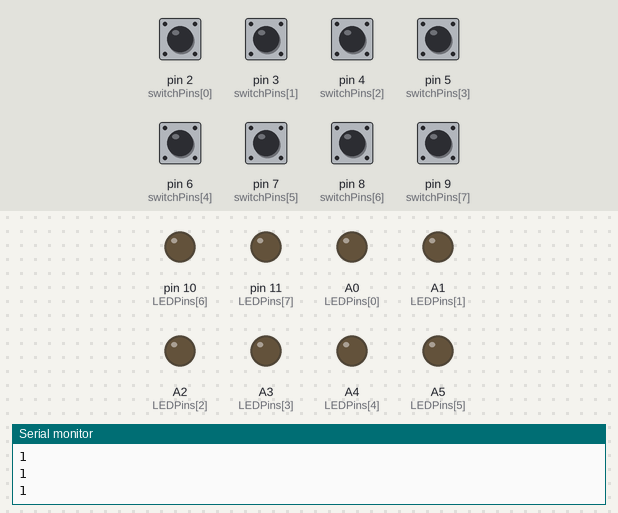
A sketch run on a simulated Arduino Uno, built with avr-gcc and run on an emulated ATmega328P. On the bench: output pins drawn as LEDs (lit = HIGH), the last lines printed to the serial monitor. The inputs (shaded band) are chosen by the test bench; at power-on: pin 2 (switchPins[0]), pin 3 (switchPins[1]), pin 4 (switchPins[2]), pin 5 (switchPins[3]), pin 6 (switchPins[4]), pin 7 (switchPins[5]), pin 8 (switchPins[6]), pin 9 (switchPins[7]) HIGH.

Above: at 4.8 s.
4.9 s: pin 2 (switchPins[0]) pulled LOW for 1 s
At 7.2 s:
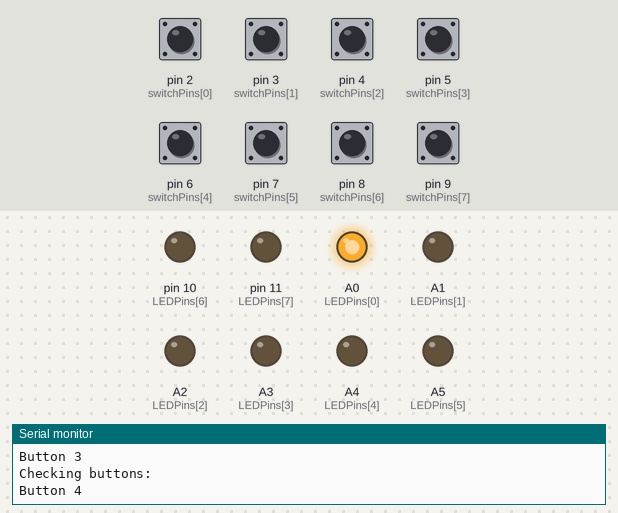
7.9 s: pin 3 (switchPins[1]) pulled LOW for 1 s
At 10.4 s:
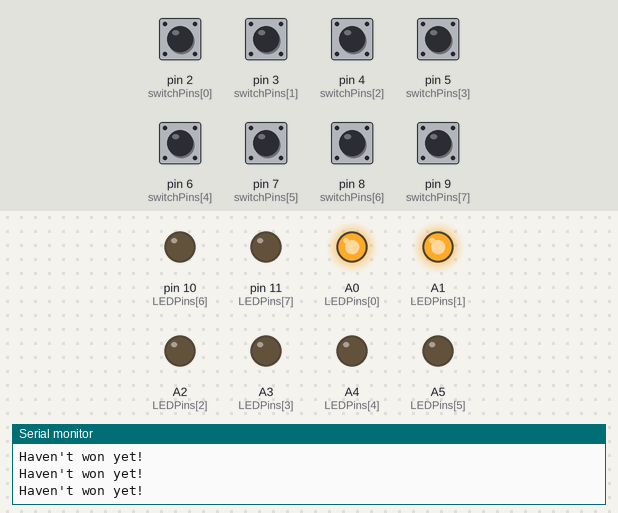
11.0 s: pin 4 (switchPins[2]) pulled LOW for 1 s
At 13.7 s:
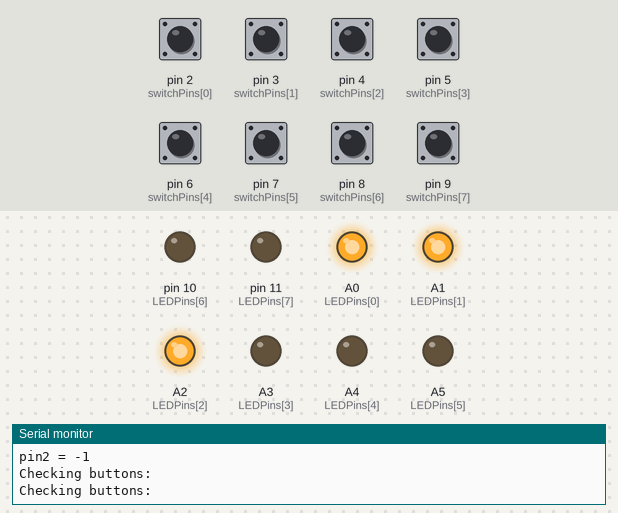
14.0 s: pin 5 (switchPins[3]) pulled LOW for 0.15 s
At 14.7 s:
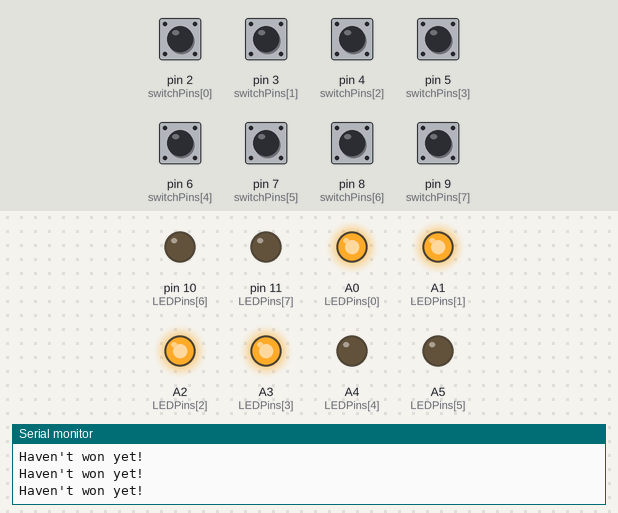
15.6 s: pin 6 (switchPins[4]) pulled LOW for 1 s
At 17.4 s:
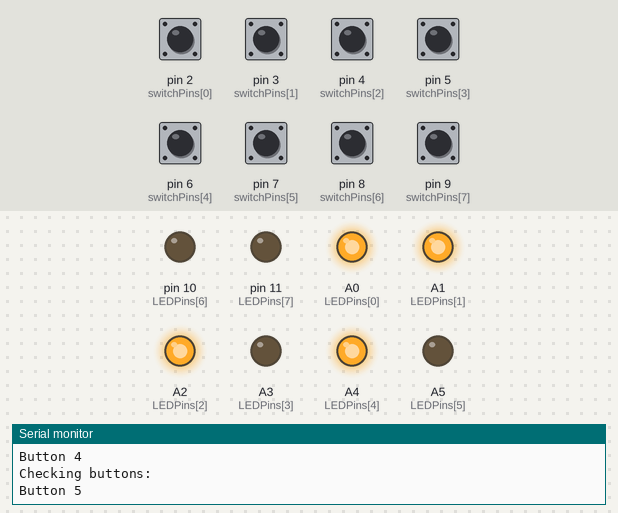
18.1 s: pin 7 (switchPins[5]) pulled LOW for 1 s
At 19.6 s:
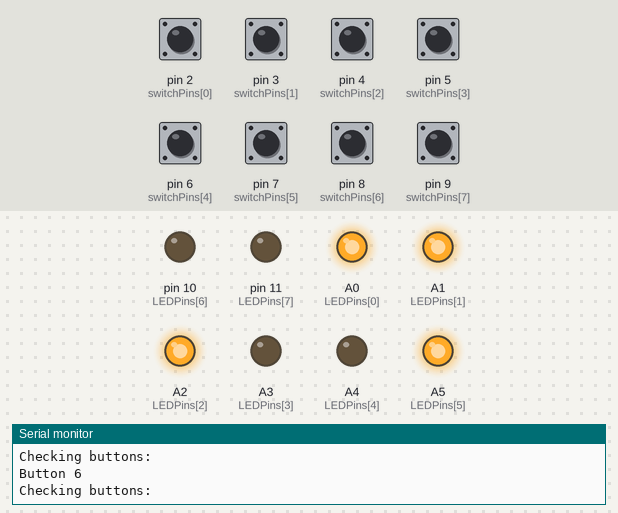
Timing chart, 0 to 21.1 s (numbered marks = the images above; inputs shaded):
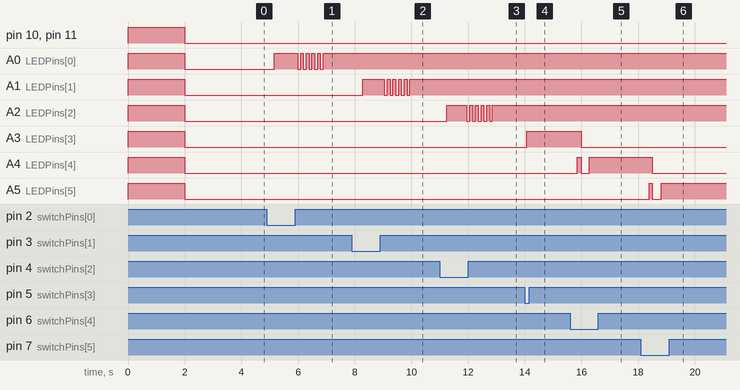

The sketch:

MatchingGame_01-01.ino
```cpp
/*
Matching Game
Rev 01.01
Julian Leland

This program controls lights and buttons for a simple texture matching game.
This code was written originally for Barrett Technology.
*/

int switchPins[] = {2, 3, 4, 5, 6, 7, 8, 9};
int LEDPins[] = {A0, A1, A2, A3, A4, A5, 10, 11};
// This array lists location and texture combinations as {location, texture}
int matchArray[8][2] = {{1,1}, {2,2}, {3,3}, {4,1}, {5,4}, {6,3}, {7,4}, {8,2}};
int unsolvedPins[] = {0, 1, 2, 3, 4, 5, 6, 7};
int pin1 = -1; // Set these to -1 to show that they haven't been set yet
int pin2 = -1;
int buttonState;
int lastButtonState = HIGH; // High = no button press
long lastDebounceTime = 0;
long debounceDelay = 50;
boolean gameStart = false;
boolean gameWon = false;

void setup() {
  // put your setup code here, to run once:
  Serial.begin(9600);
  for(int i = 0; i < sizeof(switchPins)/sizeof(int); i++) {
    pinMode(switchPins[i], INPUT_PULLUP);  // Set all switch pins to be inputs
  }
  for(int i = 0; i < sizeof(LEDPins)/sizeof(int); i++) {
    pinMode(LEDPins[i], OUTPUT);    // Set all LED pins to be outputs
  }
  for(int i = 0; i < sizeof(LEDPins)/sizeof(int); i++) {
    digitalWrite(LEDPins[i], HIGH);  // Turn on all LEDs
  }
  delay(2000);                      // Wait 2 s
  for(int i = 0; i < sizeof(LEDPins)/sizeof(int); i++) {
    digitalWrite(LEDPins[i], LOW);  // Turn off all LEDs
  }
  delay(2000);
  Serial.println("Starting to scan buttons...");
  while(gameStart == false){
    for(int i = 0; i < sizeof(switchPins)/sizeof(int); i++) {
      /* Debug code
      digitalWrite(LEDPins[i], HIGH);
      Serial.print("Scanning button");
      Serial.println(i);
      delay(1000);
      digitalWrite(LEDPins[i], LOW);
      */
      boolean btnPress = HIGH;
      btnPress = digitalRead(switchPins[i]);
      Serial.println(btnPress);
      if(btnPress == LOW){
        gameStart = true;
        break;
      }
    }
  }
}

void loop() {
  // put your main code here, to run repeatedly:
  // Check if we've won already
  gameWon = true; // Assume we've won
  for(int i = 0; i < sizeof(unsolvedPins)/sizeof(int); i++) {
    if(unsolvedPins[i] != -1){
      gameWon = false; // If one of the pins is not "null", then we haven't won
      Serial.println("Haven't won yet!");
    }
  }
  if(gameWon == false) {
    Serial.println("In gameWon loop");
    Serial.print("pin1 = ");
    Serial.println(pin1);
    Serial.print("pin2 = ");
    Serial.println(pin2);
    for(int i = 0; i < sizeof(unsolvedPins)/sizeof(int); i++) {
      Serial.println("Checking buttons:");
      if(unsolvedPins[i] != -1){ // Only do these steps for unsolved buttons. Solved ones are left alone.
        Serial.print("Button ");
        Serial.println(i);
        boolean btnPress = HIGH;
        btnPress = digitalRead(switchPins[i]);
        /* Debouncing code - not using
        if(btnPress != lastButtonState) {
          lastDebounceTime = millis();
        }
        if ((millis() - lastDebounceTime) > debounceDelay) {
          if (reading != buttonState) {
            buttonState = reading;
          }
        }
        */
        if(btnPress == LOW) { // If there's a button pressed, store the location of that button
          Serial.println("Button pressed!");
          if(pin1 == -1) {
            Serial.println("Setting pin1");
            pin1 = i; // Set pin1 to the currently pressed button
            digitalWrite(LEDPins[i], HIGH); // Turn on the LED
          }
          else {
            Serial.println("Setting pin2");
            pin2 = i;
            digitalWrite(LEDPins[i], HIGH);
          }
        }
      }
    }
    if((pin1 != -1) && (pin2 != -1)) { // Check that two buttons have been pressed
      Serial.println("Checking if multiple presses");
      if(matchArray[pin1][1] == matchArray[pin2][1]) { // Check that texture indicators match
        Serial.println("Texture match!");
        for(int i = 0; i < 5; i++) {
          digitalWrite(LEDPins[pin1], HIGH);
          digitalWrite(LEDPins[pin2], HIGH);
          delay(100);                      // Wait 2 s
          digitalWrite(LEDPins[pin1], LOW );
          digitalWrite(LEDPins[pin2], LOW);
          delay(100);
        }
        digitalWrite(LEDPins[pin1], HIGH);
        digitalWrite(LEDPins[pin2], HIGH); // Just for good measure - the LEDs shouldn't have been turned off.
        unsolvedPins[pin1] = -1;
        unsolvedPins[pin2] = -1;
        pin1 = -1;
        pin2 = -1;
      }
      else { // Boo. You failed to match.
        Serial.println("No match");
        digitalWrite(LEDPins[pin1], LOW);
        digitalWrite(LEDPins[pin2], LOW); // Turn off LEDs.
        pin1 = -1;
        pin2 = -1; // Clear pin memory
      }
    }
  }
  else {
    // Hooray! We've won! Flash lights to celebrate
    for(int i = 0; i < 3; i++) {
      for(int j = 0; j < sizeof(LEDPins)/sizeof(int); j++) {
        digitalWrite(LEDPins[j], HIGH);  // Turn on all LEDs
      }
      delay(500);                      // Wait 2 s
      for(int j = 0; j < sizeof(LEDPins)/sizeof(int); j++) {
        digitalWrite(LEDPins[j], LOW);
      }
      delay(500);
    }
    for(int i = 0; i < sizeof(switchPins)/sizeof(int); i++) {
      digitalWrite(LEDPins[i], HIGH);
      delay(200);
      digitalWrite(LEDPins[i], LOW);
    }
  }

}
```

Measured:
- after the input at 4.9 s, A0 (LEDPins[0]): LOW → HIGH after 0.27 s, then repeats every 0.20 s: LOW 0.10 s, HIGH 0.10 s, until it stays HIGH from 6.9 s
- after the input at 7.9 s, A1 (LEDPins[1]): LOW → HIGH after 0.38 s, then repeats every 0.20 s: LOW 0.10 s, HIGH 0.10 s, until it stays HIGH from 9.9 s
- after the input at 11.0 s, A2 (LEDPins[2]): LOW → HIGH after 0.25 s, then repeats every 0.20 s: LOW 0.10 s, HIGH 0.10 s, until it stays HIGH from 12.9 s
- after the input at 14.0 s, A3 (LEDPins[3]): LOW → HIGH after 0.08 s
- after the input at 15.6 s, A3 (LEDPins[3]): HIGH → LOW after 0.39 s; A4 (LEDPins[4]): LOW → HIGH after 0.26 s, → LOW 0.13 s later, → HIGH 0.29 s later
- after the input at 18.1 s, A4 (LEDPins[4]): HIGH → LOW after 0.40 s; A5 (LEDPins[5]): LOW → HIGH after 0.30 s, → LOW 0.10 s later, → HIGH 0.32 s later
